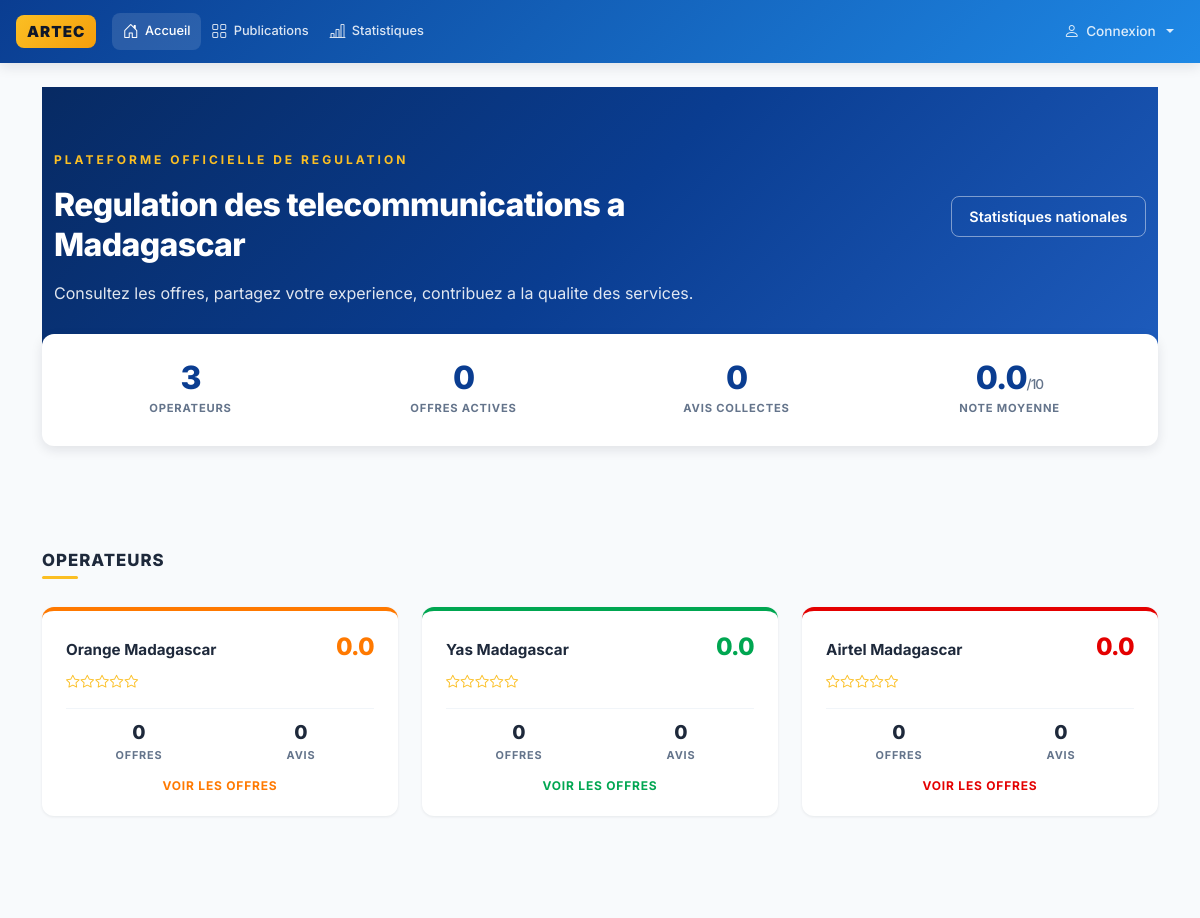
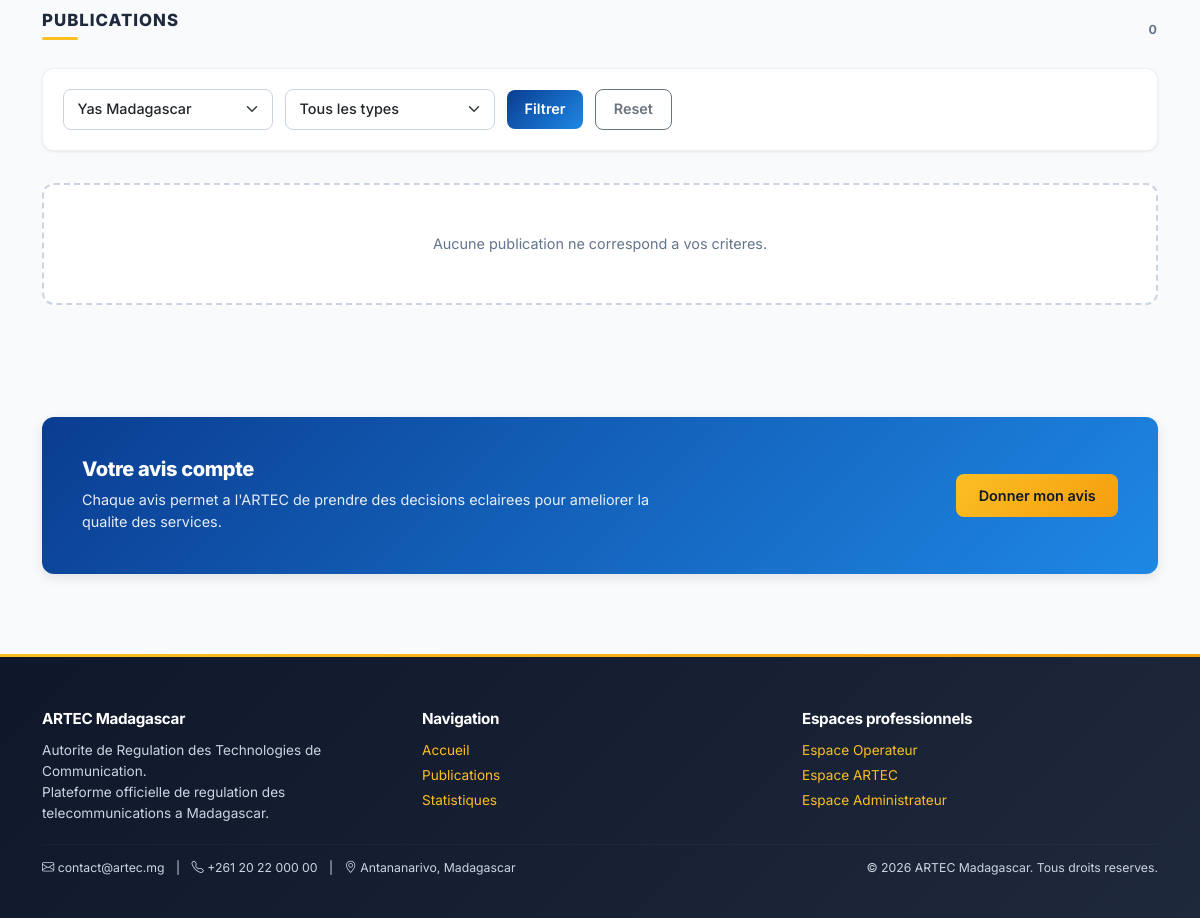
The app's page /visitor/index.php?op=yas with its own data (2 pictures, top to bottom).
### tables this page shows
CREATE TABLE `operateurs` (
  `id` INT UNSIGNED NOT NULL AUTO_INCREMENT,
  `nom` VARCHAR(100) NOT NULL,
  `slug` VARCHAR(50) NOT NULL,
  `logo` VARCHAR(255) DEFAULT NULL,
  `description` TEXT DEFAULT NULL,
  `couleur` VARCHAR(7) DEFAULT '#0d6efd',
  `site_web` VARCHAR(255) DEFAULT NULL,
  `actif` TINYINT(1) NOT NULL DEFAULT 1,
  `date_creation` TIMESTAMP NOT NULL DEFAULT CURRENT_TIMESTAMP,
  PRIMARY KEY (`id`),
  UNIQUE KEY `uk_slug` (`slug`)
);

### includes/functions.php (called while the page is built, shortened)
<?php
function e(?string $s): string {
    return htmlspecialchars($s ?? '', ENT_QUOTES | ENT_SUBSTITUTE, 'UTF-8');
}

### config/db.php (called while the page is built, shortened)
<?php
function db(): PDO {
    static $pdo = null;
    if ($pdo === null) {
        $dsn = 'mysql:host=' . DB_HOST . ';dbname=' . DB_NAME . ';charset=' . DB_CHARSET;
        $options = [
            PDO::ATTR_ERRMODE            => PDO::ERRMODE_EXCEPTION,
            PDO::ATTR_DEFAULT_FETCH_MODE => PDO::FETCH_ASSOC,
            PDO::ATTR_EMULATE_PREPARES   => false,
            PDO::ATTR_PERSISTENT         => false,
        ];
        try {
            $pdo = new PDO($dsn, DB_USER, DB_PASS, $options);
        } catch (PDOException $e) {
            if (defined('APP_ENV') && APP_ENV === 'local') {
                die('Erreur BDD : ' . $e->getMessage());
            }
            error_log('DB Error: ' . $e->getMessage());
            die('Une erreur technique est survenue.');
        }
    }
    return $pdo;
}

### visitor/index.php (the view, shortened to what this page needs)
<?php
require_once __DIR__ . '/../config/db.php';
require_once __DIR__ . '/../includes/functions.php';
$filterOp   = trim($_GET['op'] ?? '');
$operateurs = db()->query("
    SELECT o.*,
        (SELECT COUNT(*) FROM publications WHERE operateur_id = o.id AND publie = 1) AS nb_pub,
        (SELECT COUNT(*) FROM avis WHERE operateur_id = o.id AND publie = 1) AS nb_avis,
        (SELECT COALESCE(ROUND(AVG(note),1),0) FROM avis WHERE operateur_id = o.id AND publie = 1) AS note_moy
    FROM operateurs o
    WHERE o.actif = 1
    ORDER BY o.id
")->fetchAll();
$where  = ['p.publie = 1'];
$params = [];
if ($filterOp !== '') {
    $where[] = 'o.slug = ?';
    $params[] = $filterOp;
}
$whereSql = implode(' AND ', $where);
$stmt = db()->prepare("
    SELECT p.*, o.nom AS operateur_nom, o.slug AS operateur_slug, o.couleur AS operateur_couleur,
        COALESCE(AVG(a.note), 0) AS note_moyenne,
        COUNT(a.id) AS nb_avis
    FROM publications p
    INNER JOIN operateurs o ON o.id = p.operateur_id
    LEFT JOIN avis a ON a.operateur_id = p.operateur_id AND a.publie = 1
    WHERE $whereSql
    GROUP BY p.id
    ORDER BY p.created_at DESC
    LIMIT 9
");
$stmt->execute($params);
$publications = $stmt->fetchAll();
$stats = db()->query("
    SELECT
        (SELECT COUNT(*) FROM publications WHERE publie = 1) AS nb_pub,
        (SELECT COUNT(*) FROM avis WHERE publie = 1) AS nb_avis,
        (SELECT COALESCE(ROUND(AVG(note),1),0) FROM avis WHERE publie = 1) AS note_moy,
        (SELECT COUNT(*) FROM operateurs WHERE actif = 1) AS nb_op
")->fetch();
require_once __DIR__ . '/../includes/header.php';
?>
<section class="hero-strip">
    <div class="container">
        <div class="row align-items-center g-4">
            <div class="col-lg-8">
                <div class="hero-strip-label mb-3">Plateforme officielle de regulation</div>
                <h1 class="hero-strip-title mb-3">Regulation des telecommunications a Madagascar</h1>
                <p class="hero-strip-text mb-0">Consultez les offres, partagez votre experience, contribuez a la qualite des services.</p>
            </div>
            <div class="col-lg-4 text-lg-end mt-4 mt-lg-0">
                <a href="<?= e(BASE_URL) ?>visitor/statistiques.php" class="btn btn-hero-outline">
                    Statistiques nationales
                </a>
            </div>
        </div>
    </div>
</section>
<section class="container stats-strip">
    <div class="row g-0">
        <div class="col-6 col-md-3">
            <div class="stat-item">
                <div class="stat-value"><?= (int) $stats['nb_op'] ?></div>
                <div class="stat-label">Operateurs</div>
            </div>
        </div>
        <div class="col-6 col-md-3">
            <div class="stat-item">
                <div class="stat-value"><?= (int) $stats['nb_pub'] ?></div>
                <div class="stat-label">Offres actives</div>
            </div>
        </div>
        <div class="col-6 col-md-3">
            <div class="stat-item">
                <div class="stat-value"><?= (int) $stats['nb_avis'] ?></div>
                <div class="stat-label">Avis collectes</div>
            </div>
        </div>
        <div class="col-6 col-md-3">
            <div class="stat-item">
                <div class="stat-value"><?= number_format((float) $stats['note_moy'], 1) ?><span class="stat-unit">/10</span></div>
                <div class="stat-label">Note moyenne</div>
            </div>
        </div>
    </div>
</section>
<section class="container section-block">
    <div class="section-head">
        <h2 class="section-title">Operateurs</h2>
        <span class="section-line"></span>
    </div>
    <div class="row g-4">
        <?php foreach ($operateurs as $op): ?>
            <div class="col-md-4">
                <a href="?op=<?= e($op['slug']) ?>#publications" class="op-card text-decoration-none" style="--op-color: <?= e($op['couleur']) ?>;">
                    <div class="op-card-head">
                        <span class="op-card-name"><?= e($op['nom']) ?></span>
                        <span class="op-card-score"><?= number_format((float) $op['note_moy'], 1) ?></span>
                    </div>
                    <div class="op-card-stars">
                        <?php
                        $stars = round((float) $op['note_moy'] / 2);
                        for ($i = 1; $i <= 5; $i++) {
                            echo $i <= $stars ? '<i class="bi bi-star-fill"></i>' : '<i class="bi bi-star"></i>';
                        }
                        ?>
                    </div>
                    <div class="op-card-stats">
                        <div class="op-card-stat">
                            <span class="op-card-stat-val"><?= (int) $op['nb_pub'] ?></span>
                            <span class="op-card-stat-lbl">Offres</span>
                        </div>
                        <div class="op-card-stat">
                            <span class="op-card-stat-val"><?= (int) $op['nb_avis'] ?></span>
                            <span class="op-card-stat-lbl">Avis</span>
                        </div>
                    </div>
                    <div class="op-card-link">Voir les offres</div>
                </a>
            </div>
        <?php endforeach; ?>
    </div>
</section>
<section id="publications" class="container section-block">
    <div class="section-head section-head-between">
        <div>
            <h2 class="section-title">Publications</h2>
            <span class="section-line"></span>
        </div>
        <span class="section-count"><?= count($publications) ?></span>
    </div>
    <form method="get" action="#publications" class="filter-row">
        <select name="op" class="form-select form-select-sm filter-select">
            <?php foreach ($operateurs as $op): ?>
                <option value="<?= e($op['slug']) ?>" <?= $filterOp === $op['slug'] ? 'selected' : '' ?>>
                    <?= e($op['nom']) ?>
                </option>
            <?php endforeach; ?>
        </select>
        <select name="type" class="form-select form-select-sm filter-select">
            <option value="">Tous les types</option>
        </select>
        <button class="btn btn-sm btn-artec">Filtrer</button>
        <a href="<?= e(BASE_URL) ?>visitor/index.php#publications" class="btn btn-sm btn-outline-secondary">Reset</a>
    </form>
    <?php if (empty($publications)): ?>
        <div class="empty-state">
            Aucune publication ne correspond a vos criteres.
        </div>
    <?php endif; ?>
</section>
<section class="container section-block">
    <div class="cta-block">
        <div class="row align-items-center g-3">
            <div class="col-md-9">
                <h2 class="cta-title">Votre avis compte</h2>
                <p class="cta-text">Chaque avis permet a l'ARTEC de prendre des decisions eclairees pour ameliorer la qualite des services.</p>
            </div>
            <div class="col-md-3 text-md-end">
                <a href="#publications" class="btn btn-accent">Donner mon avis</a>
            </div>
        </div>
    </div>
</section>
<?php require_once __DIR__ . '/../includes/footer.php'; ?>

### records on screen
operateurs: nom "Orange Madagascar", note_moy "0.0", nb_pub "0", nb_avis "0"
operateurs: nom "Yas Madagascar", note_moy "0.0", nb_pub "0", nb_avis "0"
operateurs: nom "Airtel Madagascar", note_moy "0.0", nb_pub "0", nb_avis "0"

### other values on screen
$stats['nb_op'] "3"
$stats['nb_pub'] "0"
$stats['nb_avis'] "0"
$stats['note_moy'] "0.0"
count($publications) "0"
form field op "Yas Madagascar"
